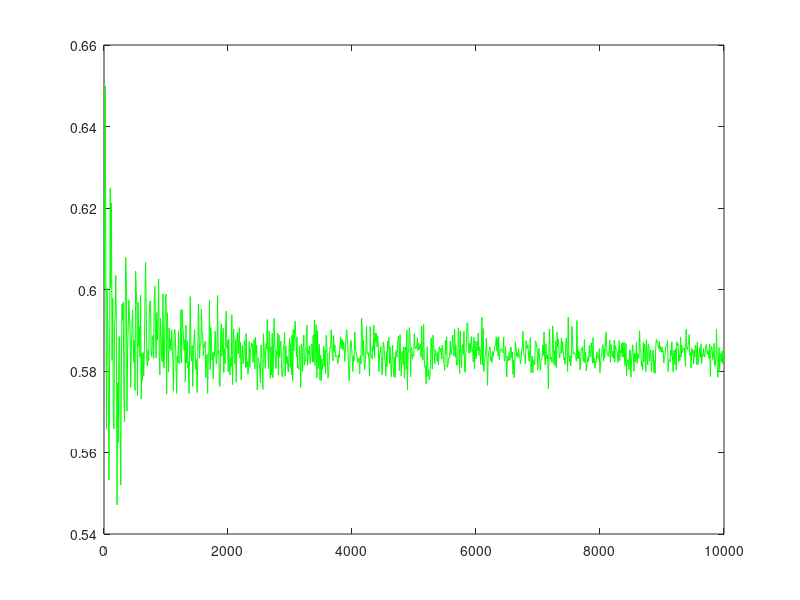

Write the MATLAB code that produced this figure.
% set global parameters
max_samples = 10000;
resolution = 10;
samples = [0,linspace(0,10000,1000)];

% verifying resolution legality
if mod(max_samples,resolution)~=0
    error('resolution doesnt sit on grid with max samples');
end

% set final res containers
in_max_total = zeros((max_samples/resolution)+1,1);
out_max_total = zeros((max_samples/resolution)+1,1);

% evaluating means
for sample_num = 0:resolution:max_samples
    
    % generating samples
    M_pos = rand(sample_num,1);
    M_neg = rand(sample_num,1);

    % generating inner sum max
    in_max_total((sample_num/10)+1) = max(mean(M_pos),mean(M_neg));

    % generating outer sum max
    out_max_total((sample_num/10)+1) = mean(max(M_pos, M_neg));
end

% taking the average of both
avg_max_total = (in_max_total+out_max_total)./2;

% plotting graphs
figure,
plot(samples, in_max_total, 'b', samples, out_max_total, 'r');
plot(samples, avg_max_total, 'g');